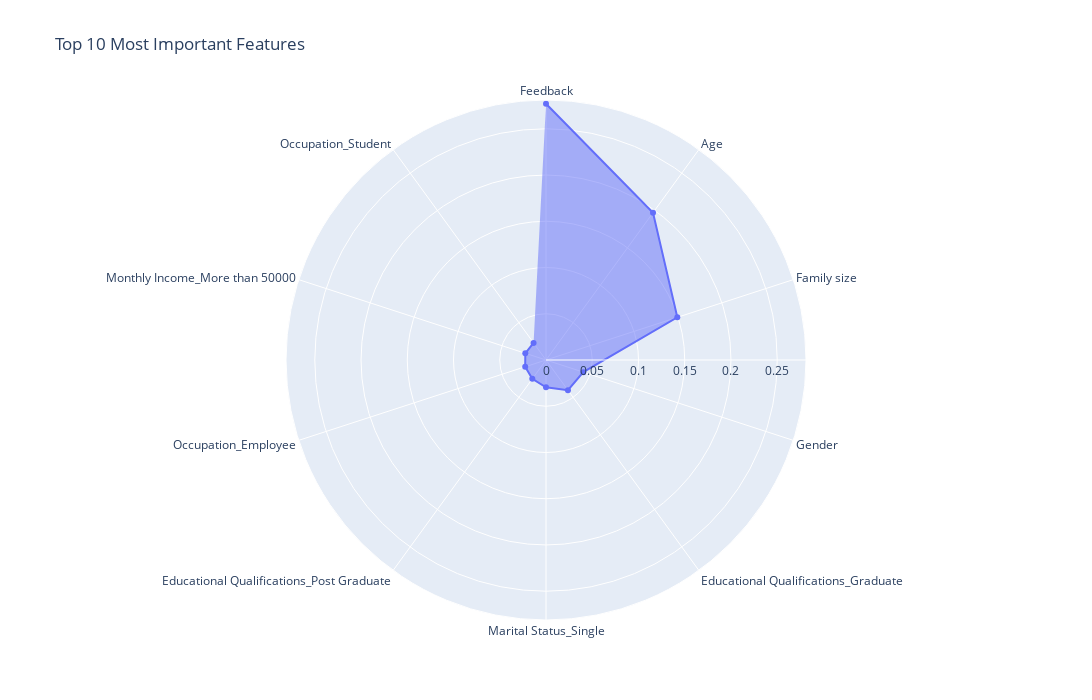

Notebook code cell kept with this figure:
### Markdown cell above
#### 5.2.2. Feature Importances

### Code cell
import plotly.graph_objects as go

fig = go.Figure(data = go.Scatterpolar(r = list(x for x in feature_importance_rf_df.Importance.head(10)), 
                theta = list(x for x in feature_importance_rf_df.Feature.head(10))))
fig.update_traces(fill='toself')
fig.update_layout(
    polar = dict(
        radialaxis_angle = 0,
        angularaxis = dict(
            direction = "clockwise",
            period = 6
        )))
fig.update_layout(title_text = 'Top 10 Most Important Features')
fig.update_layout(autosize=False, width=1100, height=700,)
fig.show()

### Figure 1 — Plotly figure (JSON) as saved in the notebook; plotly's stock layout.template omitted (floating-point values rounded to 4 significant figures)
{"data": [{"fill": "toself", "r": [0.2771, 0.1969, 0.1493, 0.04243, 0.04034, 0.02951, 0.02522, 0.02365, 0.02353, 0.02287], "theta": ["Feedback", "Age", "Family size", "Gender", "Educational Qualifications_Graduate", "Marital Status_Single", "Educational Qualifications_Post Graduate", "Occupation_Employee", "Monthly Income_More than 50000", "Occupation_Student"], "type": "scatterpolar"}], "layout": {"autosize": false, "height": 700, "polar": {"angularaxis": {"direction": "clockwise", "period": 6, "type": "category"}, "radialaxis": {"angle": 0, "autorange": true, "range": [0, 0.2811], "type": "linear"}}, "title": {"text": "Top 10 Most Important Features"}, "width": 1100}}
